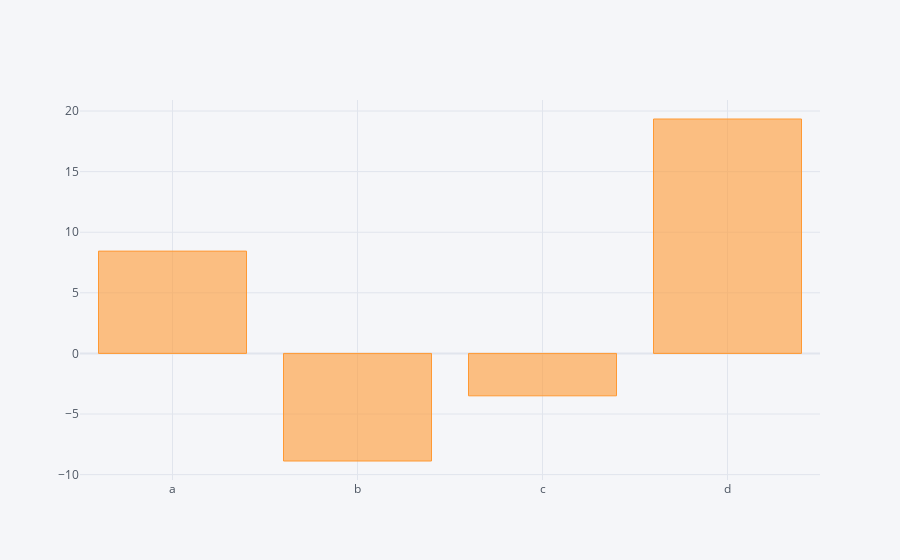

The notebook cell this image was saved under:
### Code cell
df.sum().iplot(kind="bar")

### Figure 1 — Plotly figure (JSON) as saved in the notebook; plotly's stock layout.template omitted (floating-point values rounded to 4 significant figures)
{"data": [{"marker": {"color": "rgba(255, 153, 51, 0.6)", "line": {"color": "rgba(255, 153, 51, 1.0)", "width": 1}}, "name": "None", "orientation": "v", "text": "", "type": "bar", "x": ["a", "b", "c", "d"], "y": [8.44, -8.877, -3.499, 19.34]}], "layout": {"legend": {"bgcolor": "#F5F6F9", "font": {"color": "#4D5663"}}, "paper_bgcolor": "#F5F6F9", "plot_bgcolor": "#F5F6F9", "title": {"font": {"color": "#4D5663"}}, "xaxis": {"gridcolor": "#E1E5ED", "showgrid": true, "tickfont": {"color": "#4D5663"}, "title": {"font": {"color": "#4D5663"}, "text": ""}, "zerolinecolor": "#E1E5ED"}, "yaxis": {"gridcolor": "#E1E5ED", "showgrid": true, "tickfont": {"color": "#4D5663"}, "title": {"font": {"color": "#4D5663"}, "text": ""}, "zerolinecolor": "#E1E5ED"}}}
